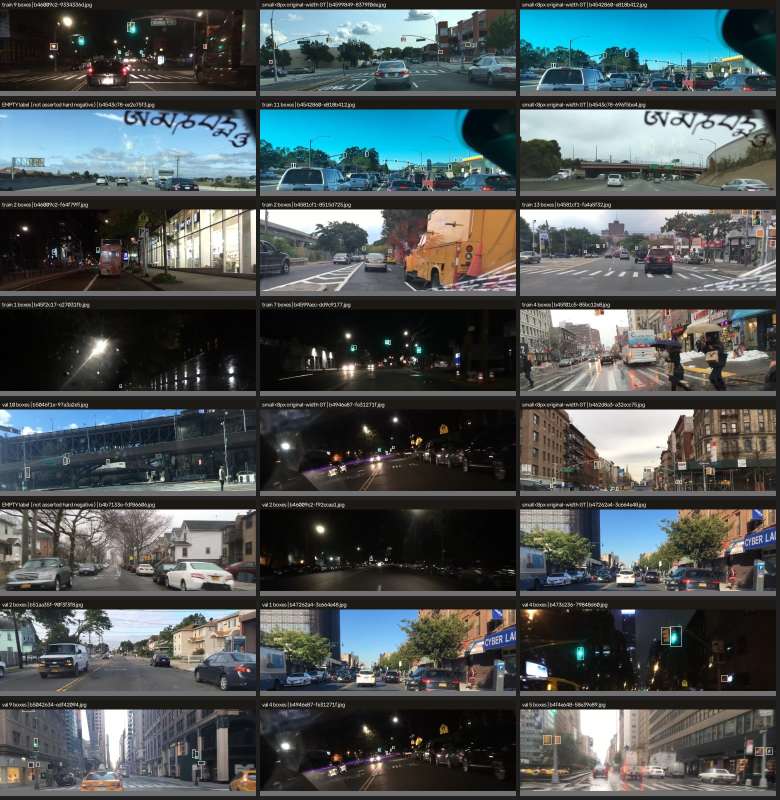
#> input picture research/b05l_specialist/reports/assets/B05L/dataset_audit_samples.jpg, 1560 x 1600 px, given as the content of the folder /Datasets/adas_edge_training/b05n_bdd_multiclass/images/test, which was not available (shown at 1/2 size)
$ python rknn_make_calib.py
#> lines starting #> are read from the running program, lines starting #| are printed output that depends on the picture; pictures that were not available may be replaced by others from this repository, and a replacement may not be noted
"""Build RKNN calibration lists (full-frame 512x288 and specialist 512x192)."""
from __future__ import annotations

import argparse
from pathlib import Path

import cv2

FULL = Path(r"D:\Datasets\adas_edge_training\rknn_b05o\calib_full")
SPEC = Path(r"D:\Datasets\adas_edge_training\rknn_b05o\calib_spec")


def main() -> None:
    ap = argparse.ArgumentParser()
    ap.add_argument("--images", type=Path, default=Path(r"D:\Datasets\adas_edge_training\b05n_bdd_multiclass\images\test"))
    ap.add_argument("--count", type=int, default=200)
    ap.add_argument("--roi-top", type=float, default=0.60)
    args = ap.parse_args()
    FULL.mkdir(parents=True, exist_ok=True)
    SPEC.mkdir(parents=True, exist_ok=True)
    names = sorted(args.images.glob("*.jpg"))[: args.count]
    full_list, spec_list = [], []
    for index, path in enumerate(names):
        bgr = cv2.imread(str(path))
#> bgr is the input picture: shape (1600, 1560, 3); mean B, G, R 84.6, 83.9, 76.2
        if bgr is None:
            continue
        height, width = bgr.shape[:2]
#> height = 1600; width = 1560
        rgb_full = cv2.cvtColor(cv2.resize(bgr, (512, 288), interpolation=cv2.INTER_AREA), cv2.COLOR_BGR2RGB)
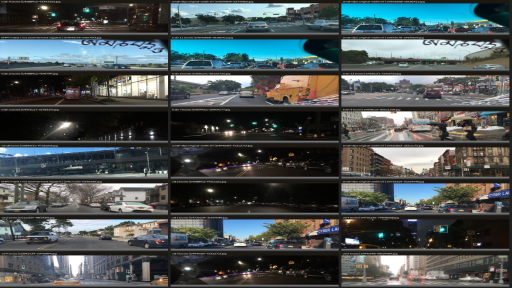
#> rgb_full: shape (288, 512, 3); mean R, G, B 76.2, 83.9, 84.6
        out = FULL / f"{index:04d}.jpg"
        cv2.imwrite(str(out), cv2.cvtColor(rgb_full, cv2.COLOR_RGB2BGR), [cv2.IMWRITE_JPEG_QUALITY, 95])
        full_list.append(str(out))
        roi = bgr[: int(round(height * args.roi_top))]
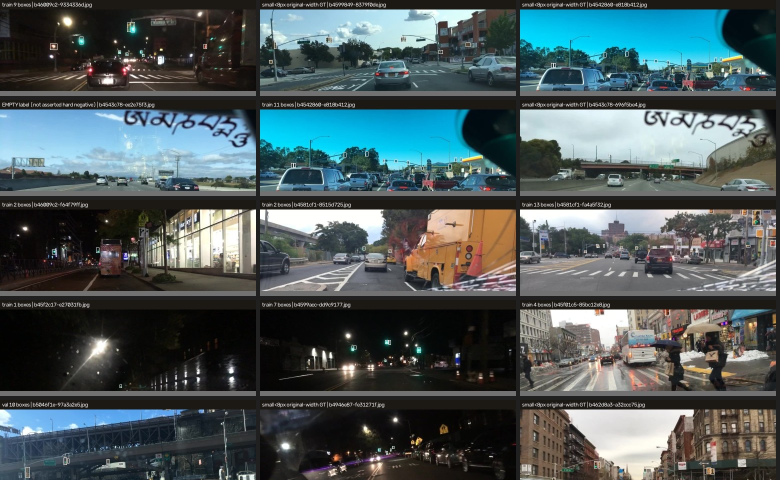
#> roi: shape (960, 1560, 3) (shown at 1/2 size); mean B, G, R 90.5, 88.7, 75.9
        rgb_spec = cv2.cvtColor(cv2.resize(roi, (512, 192), interpolation=cv2.INTER_AREA), cv2.COLOR_BGR2RGB)
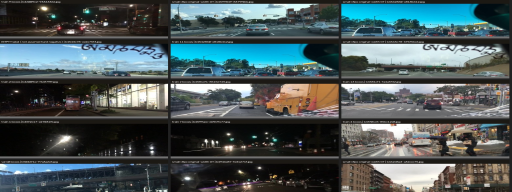
#> rgb_spec: shape (192, 512, 3); mean R, G, B 75.9, 88.7, 90.5
        out = SPEC / f"{index:04d}.jpg"
        cv2.imwrite(str(out), cv2.cvtColor(rgb_spec, cv2.COLOR_RGB2BGR), [cv2.IMWRITE_JPEG_QUALITY, 95])
        spec_list.append(str(out))
    (FULL.parent / "calib_full.txt").write_text("\n".join(full_list) + "\n", encoding="utf-8")
    (FULL.parent / "calib_spec.txt").write_text("\n".join(spec_list) + "\n", encoding="utf-8")
    print("written", len(full_list), len(spec_list))


if __name__ == "__main__":
    main()
